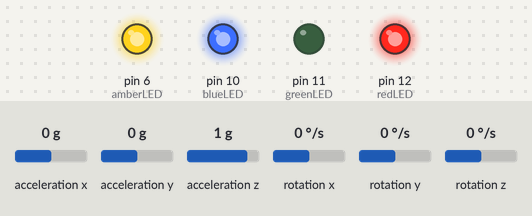
Bench run of a sketch on a simulated Arduino Uno, built with avr-gcc and run on an emulated ATmega328P. Shown: output pins drawn as LEDs (lit = HIGH). The inputs (shaded band) are chosen by the test bench; at power-on: rotation z 0 °/s, rotation x 0 °/s, rotation y 0 °/s, acceleration x 0 g, acceleration y 0 g, acceleration z 1 g. What the sketch prints to the serial monitor is not drawn.

Above: at 1.2 s.
1.3 s: rotation z set to 100 °/s
2.8 s: rotation x set to -192 °/s
4.3 s: rotation y set to -192 °/s
Timing chart, 0 to 7.3 s (numbered marks = the images above; inputs shaded):
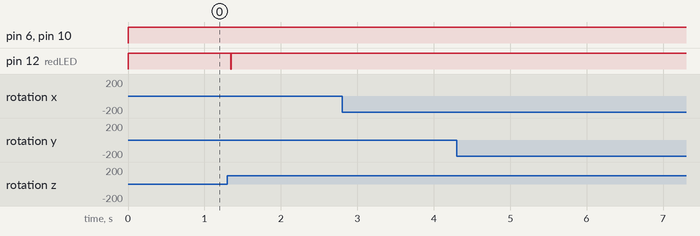

Measured:
- after the input at 1.3 s, pin 12 (redLED): HIGH → LOW at once, → HIGH 0.01 s later

The sketch:

Gyroscope-01.ino
```cpp
#include <Wire.h>
#include <MPU6050.h>
MPU6050 mpu;
// Timers
unsigned long timer = 0;
float timeStep = 0.01;
// Pitch, Roll and Yaw values
float pitch = 0;
float roll = 0;
float yaw = 0;

int amberLED=6;
int blueLED=10;
int greenLED=11;
int redLED=12;

void setup(){
  pinMode(amberLED, OUTPUT);
  pinMode(blueLED, OUTPUT);
  pinMode(greenLED, OUTPUT);
  pinMode(redLED, OUTPUT);

  Serial.begin(115200);
  // Initialize MPU6050
  while(!mpu.begin(MPU6050_SCALE_2000DPS, MPU6050_RANGE_2G))
  {
    Serial.println("Could not find a valid MPU6050 sensor, check wiring!");
    delay(500);
  }

  // Calibrate gyroscope. The calibration must be at rest.
  // If you don't want calibrate, comment this line.
  mpu.calibrateGyro();
  // Set threshold sensivty. Default 3.
  // If you don't want use threshold, comment this line or set 0.
  // mpu.setThreshold(3);
}
void loop()
{
  timer = millis();
  // Read normalized values
  Vector norm = mpu.readNormalizeGyro();
  // Calculate Pitch, Roll and Yaw
  pitch = pitch + norm.YAxis * timeStep;
  roll = roll + norm.XAxis * timeStep;
  yaw = yaw + norm.ZAxis * timeStep;
  // Output raw
  Serial.print(" Pitch = ");
  Serial.print(pitch);
  Serial.print(" Roll = ");
  Serial.print(roll);
  Serial.print(" Yaw = ");
  Serial.println(yaw);


/*
 * PITCH FRONT DETECTION INDICATION
 */
  if(pitch>-0.50){
    Serial.println("Pitch front detected!");
    digitalWrite(blueLED, HIGH);
  }
  else if(pitch<-0.80){
    Serial.println("Pitch back detected!");
    digitalWrite(blueLED, HIGH);
  }else{
    digitalWrite(blueLED, LOW);
  }


  /*
 * ROLL DETECTION INDICATION
 */

  if(roll>-0.70){
    Serial.println("Roll Right Detected!");
    digitalWrite(amberLED, HIGH);
  }

  else if(roll<-0.90){
    Serial.println("Roll Left Detected!");
    digitalWrite(amberLED, HIGH);
  }else{
    digitalWrite(amberLED, LOW);
  }


  /*
 * YAW DETECTION INDICATION
 */

  if(yaw>4.20){
    Serial.println("Yaw Right Detected!");
    digitalWrite(redLED, HIGH);
  }

  else if(yaw<4.00){
    Serial.println("Yaw Left Detected!");
    digitalWrite(redLED, HIGH);
  }else{
    digitalWrite(redLED, LOW);
  }

/*
 * STABILITY INDICATION
 */

  if((pitch>-42.50 && pitch<-40.50) && (roll>-1.92 && roll<-1.52) && (yaw>80.00 && yaw<60.00)){
    Serial.println("No Pitch and No Roll");
    digitalWrite(greenLED, HIGH);
  }else{
    digitalWrite(greenLED, LOW);
  }

  // Wait to full timeStep period
  delay((timeStep*1000) - (millis() - timer));
}
```
